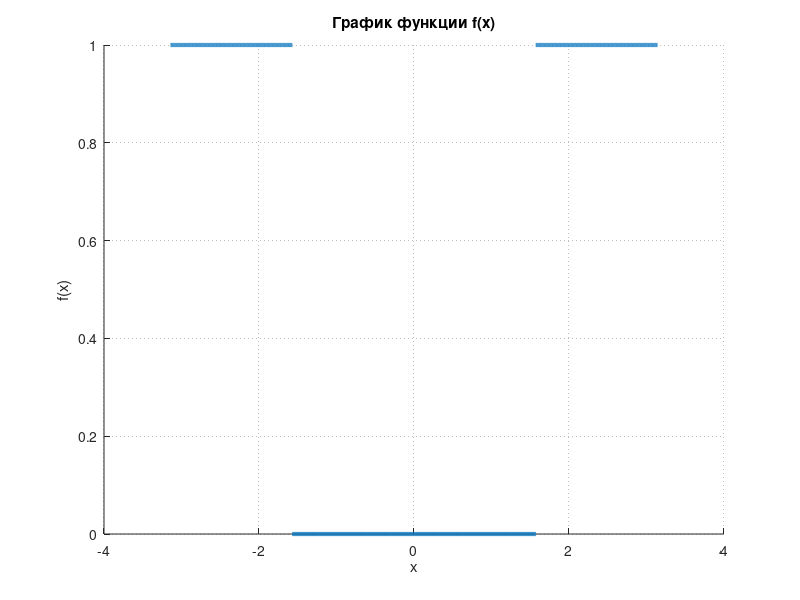

This chart was generated by the following MATLAB code:
% Точность около pi/2
eps = 1e-4;

% Сформируем вручную отрезки: от -pi до -pi/2-eps, от -pi/2+eps до pi/2-eps, от pi/2+eps до pi
x1 = linspace(-pi, -pi/2 - eps, 300);
x2 = linspace(-pi/2 + eps, pi/2 - eps, 400);
x3 = linspace(pi/2 + eps, pi, 300);

% Объединяем x с разрывами (между ними NaN)
x = [x1 NaN x2 NaN x3];

% Значения функции f(x)
f1 = ones(size(x1));     % |x| > pi/2
f2 = zeros(size(x2));    % |x| <= pi/2
f3 = ones(size(x3));     % |x| > pi/2

f = [f1 NaN f2 NaN f3];  % вставляем NaN, чтобы показать разрывы


figure('Units', 'pixels', 'Position', [100 100 800 600]);
grid on;
hold on;
xlabel('x');
ylabel('f(x)');
title('График функции f(x)');
plot(x, f, 'LineWidth', 3);
set(gca, 'GridLineStyle', ':', 'GridAlpha', 0.3);
print('../../images/func_2.png', '-dpng');
